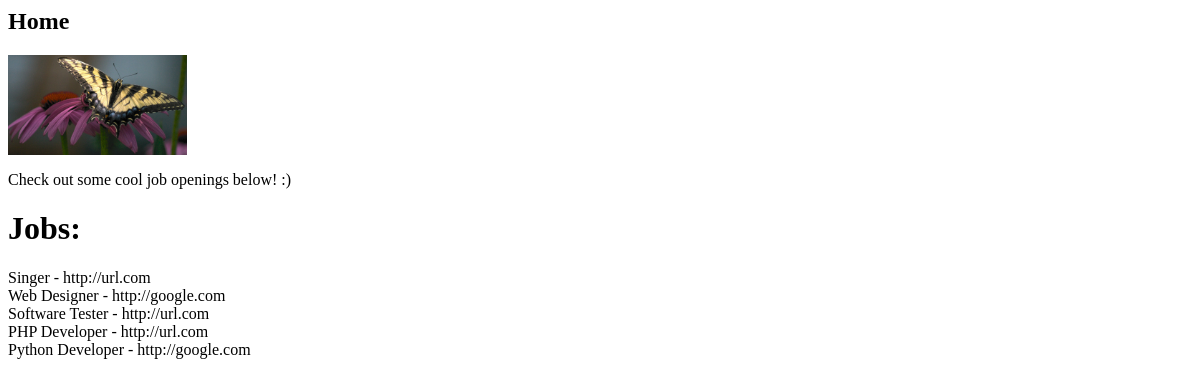
Before: / with the older database file.
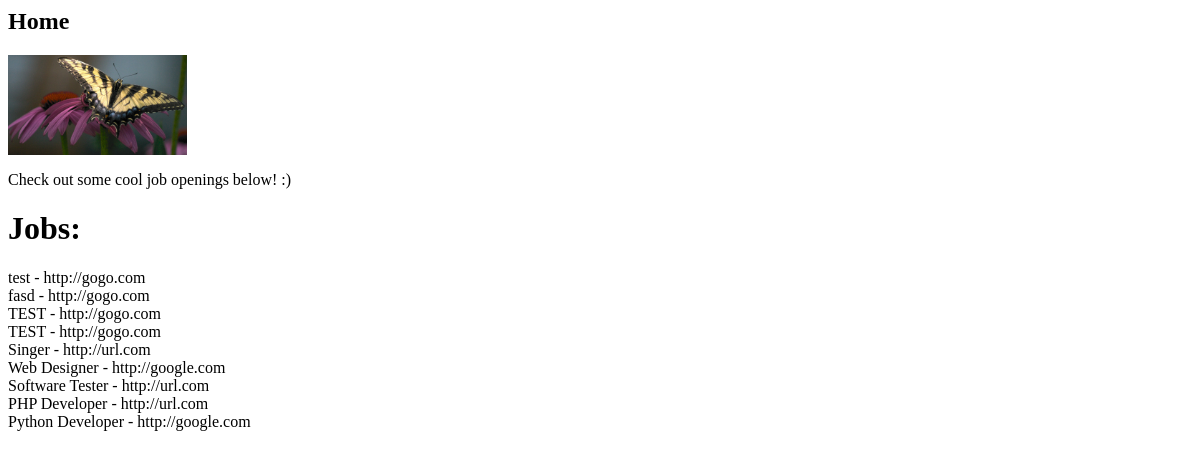
After: the same page with the newer database file.
### jobs/models.py (models this page shows, shortened)
class Job(models.Model):
    title = models.CharField(max_length=40)
    description = models.TextField()
    url = models.URLField()
    image = models.ImageField(upload_to='images/')
    location = models.CharField(max_length=40)
    email = models.EmailField(blank=False)
    posted_by = models.ForeignKey(User, on_delete=models.CASCADE)
    created = models.DateTimeField(auto_now_add=True, editable=False)
    modified = models.DateTimeField(auto_now=True)

### jobs/views.py (the view)
# urls.py: 2. Add a URL to urlpatterns:  path('', views.home, name='home')
def home(request):
    jobs = Job.objects.all().order_by('-created')
    return render(request, 'jobs/home.html', {'jobs': jobs})

### jobs/templates/jobs/home.html (shortened to what this page needs)
{% load staticfiles %}
{% block content %}
<section class="jumbotron text-center">
    <div class="container">
        <h1 class="jumbotron-heading">Home</h1>
        <img src="{% static 'test.jpg.jpg' %}" height="100">
        <p class="lead text-muted">Check out some cool job openings below! :)</p>
    </div>
</section>
<h1>Jobs:</h1>
{% for job in jobs %}
{{ job.title }} - {{ job.url }}
{% endfor %}
{% endblock %}

Changed rows visible on the page:
added Job: title "test", url "http://gogo.com"
added Job: title "fasd", url "http://gogo.com"
added Job: title "TEST", url "http://gogo.com"
added Job: title "TEST", url "http://gogo.com"
